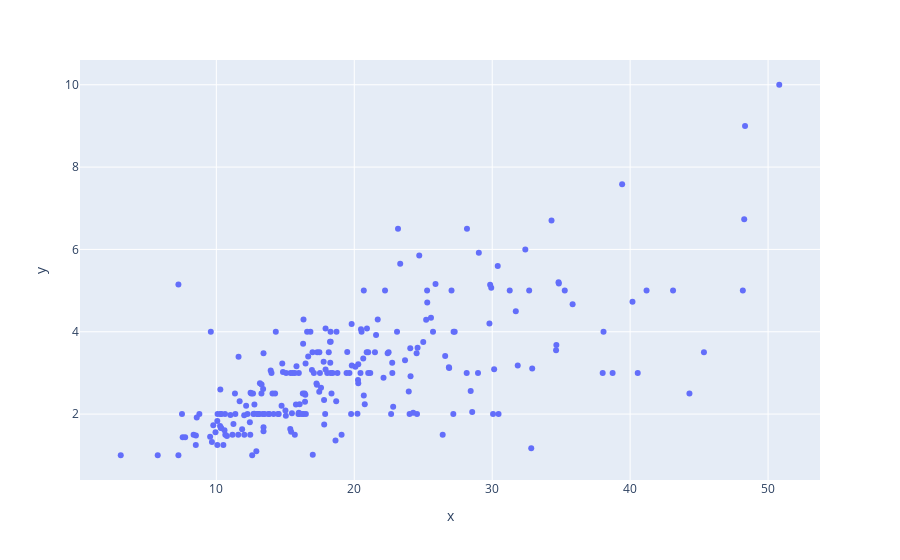

This figure's notebook cell:
### Code cell
px.scatter(x=df["total_bill"], y=df["tip"])

### Figure 1 — Plotly figure (JSON) as saved in the notebook; plotly's stock layout.template omitted (floating-point values rounded to 4 significant figures; data arrays with more than 128 entries replaced by an {"elided": "..."} marker saying what was removed)
{"data": [{"hovertemplate": "x=%{x}<br>y=%{y}<extra></extra>", "legendgroup": "", "marker": {"color": "#636efa", "symbol": "circle"}, "mode": "markers", "name": "", "orientation": "v", "showlegend": false, "type": "scatter", "x": {"elided": "244 float values"}, "xaxis": "x", "y": {"elided": "244 float values"}, "yaxis": "y"}], "layout": {"legend": {"tracegroupgap": 0}, "margin": {"t": 60}, "xaxis": {"anchor": "y", "domain": [0, 1], "title": {"text": "x"}}, "yaxis": {"anchor": "x", "domain": [0, 1], "title": {"text": "y"}}}}
